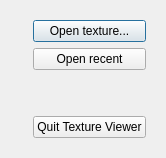
<?xml version="1.0" encoding="UTF-8"?>
<ui version="4.0">
 <class>StartupDialog</class>
 <widget class="QDialog" name="StartupDialog">
  <property name="geometry">
   <rect>
    <x>0</x>
    <y>0</y>
    <width>480</width>
    <height>300</height>
   </rect>
  </property>
  <property name="windowTitle">
   <string>Texture Viewer</string>
  </property>
  <layout class="QHBoxLayout" name="horizontalLayout">
   <property name="sizeConstraint">
    <enum>QLayout::SetFixedSize</enum>
   </property>
   <item>
    <widget class="QLabel" name="label">
     <property name="text">
      <string/>
     </property>
     <property name="pixmap">
      <pixmap resource="textureviewer.qrc">:/icons/textureviewer.png</pixmap>
     </property>
    </widget>
   </item>
   <item>
    <widget class="QWidget" name="widget" native="true">
     <layout class="QVBoxLayout" name="verticalLayout">
      <property name="sizeConstraint">
       <enum>QLayout::SetMinAndMaxSize</enum>
      </property>
      <item>
       <widget class="QPushButton" name="openButton">
        <property name="text">
         <string>Open texture...</string>
        </property>
       </widget>
      </item>
      <item>
       <widget class="QPushButton" name="openRecentButton">
        <property name="text">
         <string>Open recent</string>
        </property>
       </widget>
      </item>
      <item>
       <spacer name="verticalSpacer">
        <property name="orientation">
         <enum>Qt::Vertical</enum>
        </property>
        <property name="sizeHint" stdset="0">
         <size>
          <width>20</width>
          <height>40</height>
         </size>
        </property>
       </spacer>
      </item>
      <item>
       <widget class="QPushButton" name="quitButton">
        <property name="text">
         <string>Quit Texture Viewer</string>
        </property>
       </widget>
      </item>
     </layout>
    </widget>
   </item>
  </layout>
 </widget>
 <resources>
  <include location="textureviewer.qrc"/>
 </resources>
 <connections>
  <connection>
   <sender>quitButton</sender>
   <signal>clicked()</signal>
   <receiver>StartupDialog</receiver>
   <slot>reject()</slot>
   <hints>
    <hint type="sourcelabel">
     <x>348</x>
     <y>59</y>
    </hint>
    <hint type="destinationlabel">
     <x>217</x>
     <y>147</y>
    </hint>
   </hints>
  </connection>
 </connections>
</ui>
